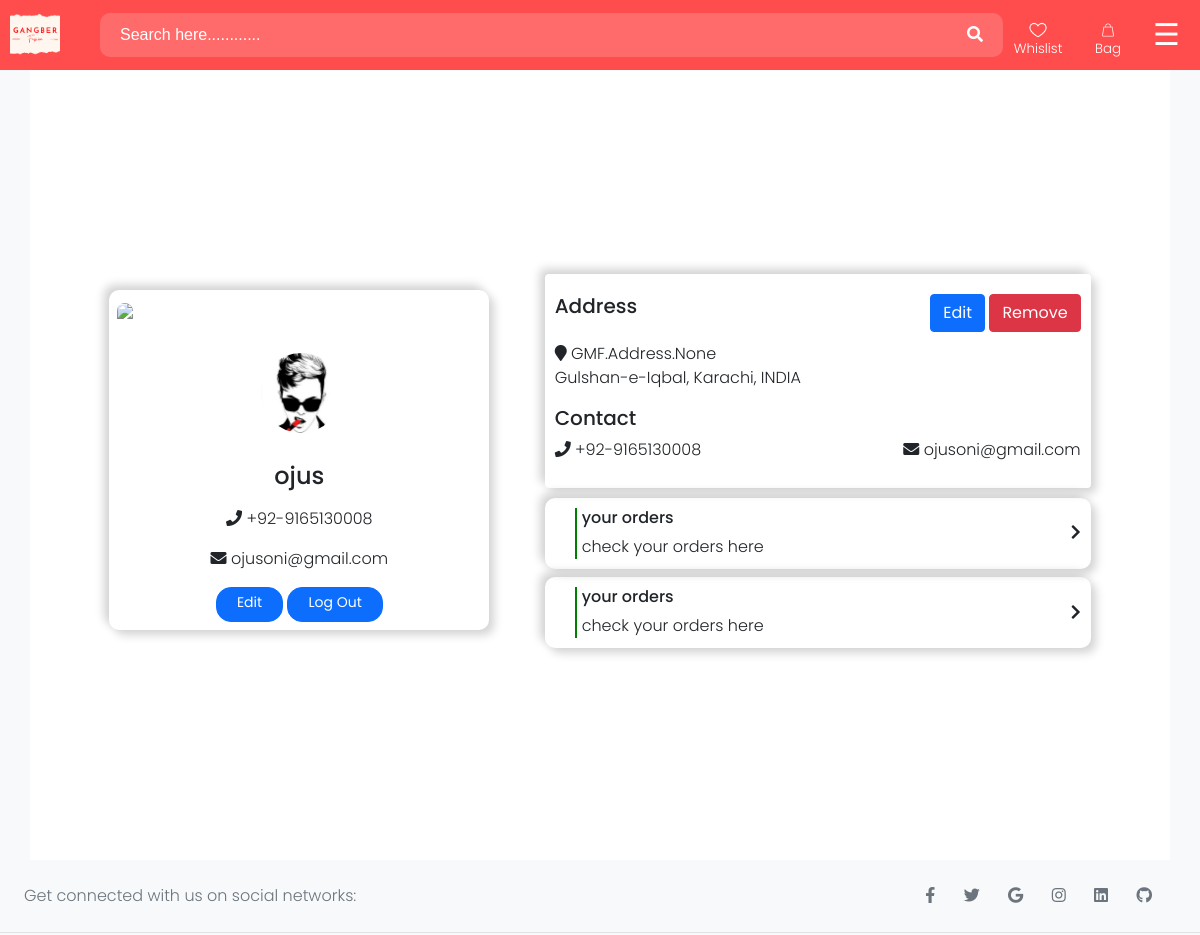
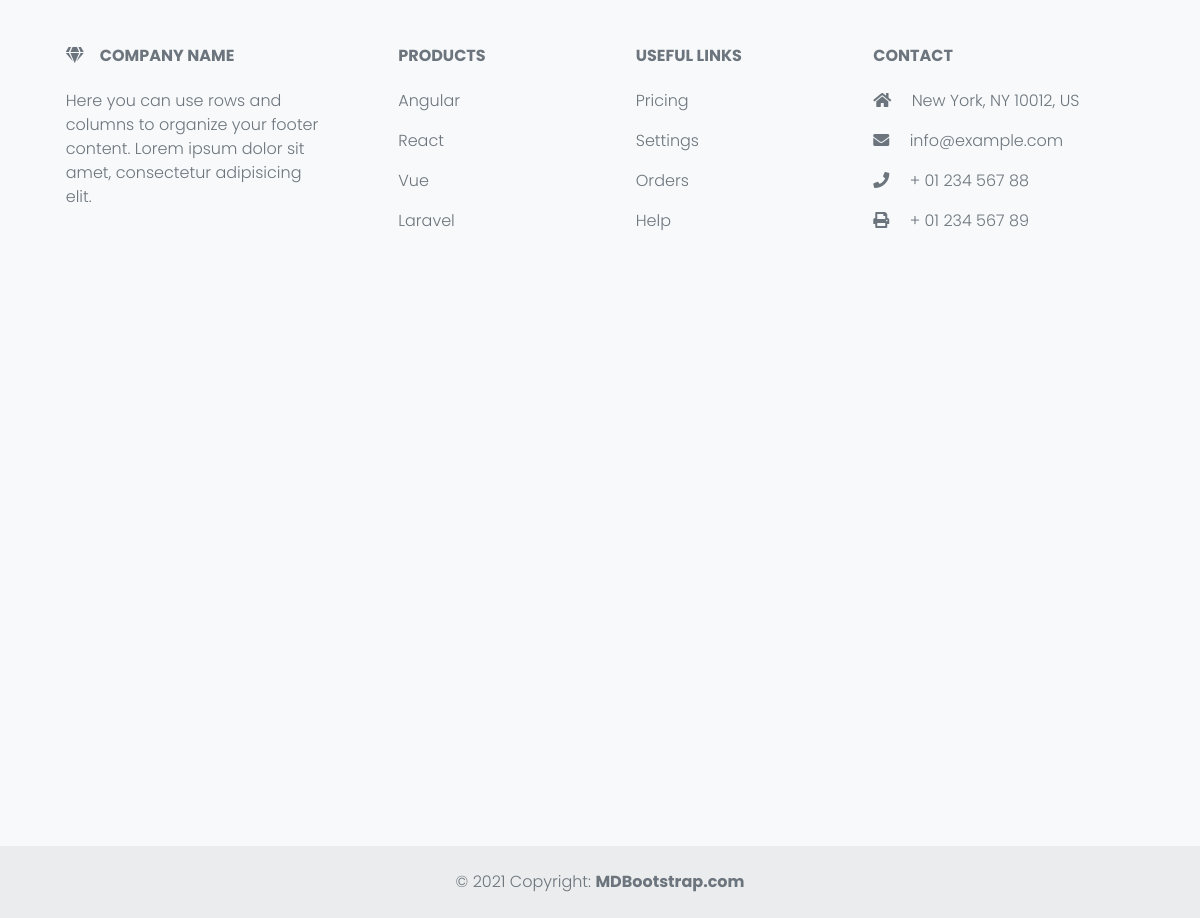
The page /user/ (signed in) on the database its author committed (2 pictures, top to bottom).
### GMF/models.py (models this page shows, shortened)
class auth_user(models.Model):
    user = models.OneToOneField(User , on_delete=models.CASCADE)
    avatar = models.ImageField(upload_to="media", default="avatar.jpg")
    phone = models.IntegerField()
    address = models.ManyToManyField(Address)

### GMF/views.py (the view)
# urls.py: path("user/", views.user, name="user" ),
def user(request):
    if request.user.is_authenticated:
        user = auth_user.objects.filter(user=request.user)[0]
        return render(request, "user.html", {'user': user})
    return render(request, "user_auth.html")

### templates/user.html (shortened to what this page needs)
{% extends "base.html" %}
{% block body %}
<div class="bg-light">
    <div class="container row  "style="background-color:white; justify-content:space-evenly; align-items:center; margin: auto;">
        <div class="card col-12 col-md-6 cards_user" style="height: auto;">
            <div class="upper"> <img src="https://i.imgur.com/Qtrsrk5.jpg" class="img-fluid"> </div>
            <div class="user text-center">
                <div class="profile"> <img src="/media/{{user.avatar}}" class="rounded-circle" width="80">
                </div>
            </div>
            <div class="mt-5 text-center">
                <p><h4 class="mb-0">{{user.user.username}}</h4></p>
                <div class="d-flex flex-column ">
                    <p>
                        <i class="fa fa-phone" aria-hidden="true"></i>
                        <span>
                            +92-{{user.phone}}
                        </span>
                    </p>
                    <p>
                        <i class="fa fa-envelope" aria-hidden="true"></i>
                        <span>{{user.user.email}}</span>
                    </p>
                </div>
                <a href="/logout/"
                    class="btn btn-primary btn-sm follow">Edit</a>
                    <a href="/logout/"
                    class="btn btn-primary btn-sm follow">Log Out</a>
            </div>
        </div>
        <div class="col-12 col-md-6" style="padding: 0px;">
            <div class="address column" style="margin: 10px 0px;">
                <div class="col-md-12 rounded cards_user " style=" padding: 10px;border-radius: 10px;">
                {% if user.address == none %}
        <div style="display: flex; justify-content: center; align-items: center; flex-direction: column; height: 100%;">
                        <p class="display-7">
                            ADD YOUR ADDRESS TO CONTINUE SHOPPING
                        </p>
                        <a href="/add_address/" class="btn btn-primary"><i class="fa fa-plus"></i> ADD ADDRESS</a>
                    </div>
                {% else %}
                    <div>
                        <div class="d-flex" style="justify-content: space-between; padding: 10px 0px 10px 0px;">
                            <h5>Address</h5>
                            <div class="edit_btn">
                                <button class="btn btn-primary">Edit</button>
                                <button class="btn btn-danger">Remove</button>
                            </div>
                        </div>
                        <p>
                            <i class="fa fa-map-marker" aria-hidden="true"></i>
                            <span>
                                {{user.address}}
                                <br>
                                Gulshan-e-Iqbal, Karachi, INDIA
                            </span>
                        </p>
                    </div>
                    <div>
                        <h5>Contact</h5>
                        <div class="d-flex" style="justify-content: space-between;">
                            <p>
                                <i class="fa fa-phone" aria-hidden="true"></i>
                                <span>
                                    +92-{{user.phone}}
                                </span>
                            </p>
                            <p>
                                <i class="fa fa-envelope" aria-hidden="true"></i>
                                <span>{{user.user.email}}</span>
                            </p>
                        </div>
                    </div>
                    {% endif %}
                </div>
            </div>
            <div class="actions">
                    <div class="d-flex my-2 cards_user" style="justify-content: space-between; align-items: center; padding: 10px;  border-radius: 10px;">
                        <span class="task" style="margin-left: 20px; border-left: 2px solid green; padding-left: 5px;">
                            <h6>your orders</h6>
                            <span>check your orders here</span>
                        </span>
                        <span class="more">
                            <i class="fa fa-chevron-right"></i>
                        </span>
                    </div>
                    <div class="d-flex my-2 cards_user" style="justify-content: space-between; align-items: center; padding: 10px; border-radius: 10px;">
                        <span class="task" style="margin-left: 20px; border-left: 2px solid green; padding-left: 5px;">
                            <h6>your orders</h6>
                            <span>check your orders here</span>
                        </span>
                        <span class="more">
                            <i class="fa fa-chevron-right"></i>
                        </span>
                    </div>
            </div>
        </div>
    </div>
</div>
    {% endblock body %}

### templates/base.html (style rules this page uses)
a { text-decoration: none; color: black; }
.card { border: none; }

### templates/user.html (style rules this page uses)
body { background-color: #ffffff; font-family: "Poppins", sans-serif; font-weight: 300 }
.container { height: 100vh }
.card { width: 380px; border: none; border-radius: 10px; padding: 8px; background-color: #fff; position: relative; height: 370px }
.upper { height: 100px }
.upper img { width: 100%; border-top-left-radius: 10px; border-top-right-radius: 10px }
.user { position: relative }
.profile img { height: 80px; width: 80px; margin-top: 2px }
.profile { position: absolute; top: -50px; left: 38%; height: 90px; width: 90px; border: 3px solid #fff; border-radius: 50% }
.follow { border-radius: 15px; padding-left: 20px; padding-right: 20px; height: 35px }
.cards_user { box-shadow: 5px 5px 10px lightgrey, -5px -5px 10px lightgrey; transition: all 0.3s ease-in-out; }

### rows shown on the page
auth_user: avatar (picture), user.username "ojus", phone "9165130008", user.email "ojusoni@gmail.com", address "GMF.Address.None"
